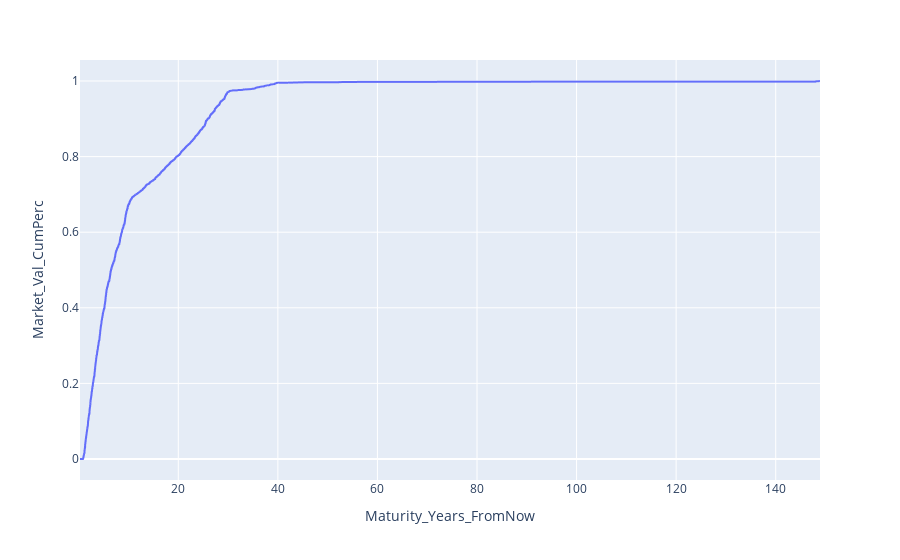

Notebook code for this chart:
### Code cell
import plotly.express as px
fig = px.line(df3,x='Maturity_Years_FromNow', y='Market_Val_CumPerc')
fig.show()

### Figure 1 — Plotly figure (JSON) as saved in the notebook; plotly's stock layout.template omitted (floating-point values rounded to 4 significant figures; data arrays with more than 128 entries replaced by an {"elided": "..."} marker saying what was removed)
{"data": [{"hovertemplate": "Maturity_Years_FromNow=%{x}<br>Market_Val_CumPerc=%{y}<extra></extra>", "legendgroup": "", "line": {"color": "#636efa", "dash": "solid"}, "marker": {"symbol": "circle"}, "mode": "lines", "name": "", "showlegend": false, "type": "scattergl", "x": {"elided": "9779 float values"}, "xaxis": "x", "y": {"elided": "9779 float values"}, "yaxis": "y"}], "layout": {"legend": {"tracegroupgap": 0}, "margin": {"t": 60}, "xaxis": {"anchor": "y", "domain": [0, 1], "title": {"text": "Maturity_Years_FromNow"}}, "yaxis": {"anchor": "x", "domain": [0, 1], "title": {"text": "Market_Val_CumPerc"}}}}
